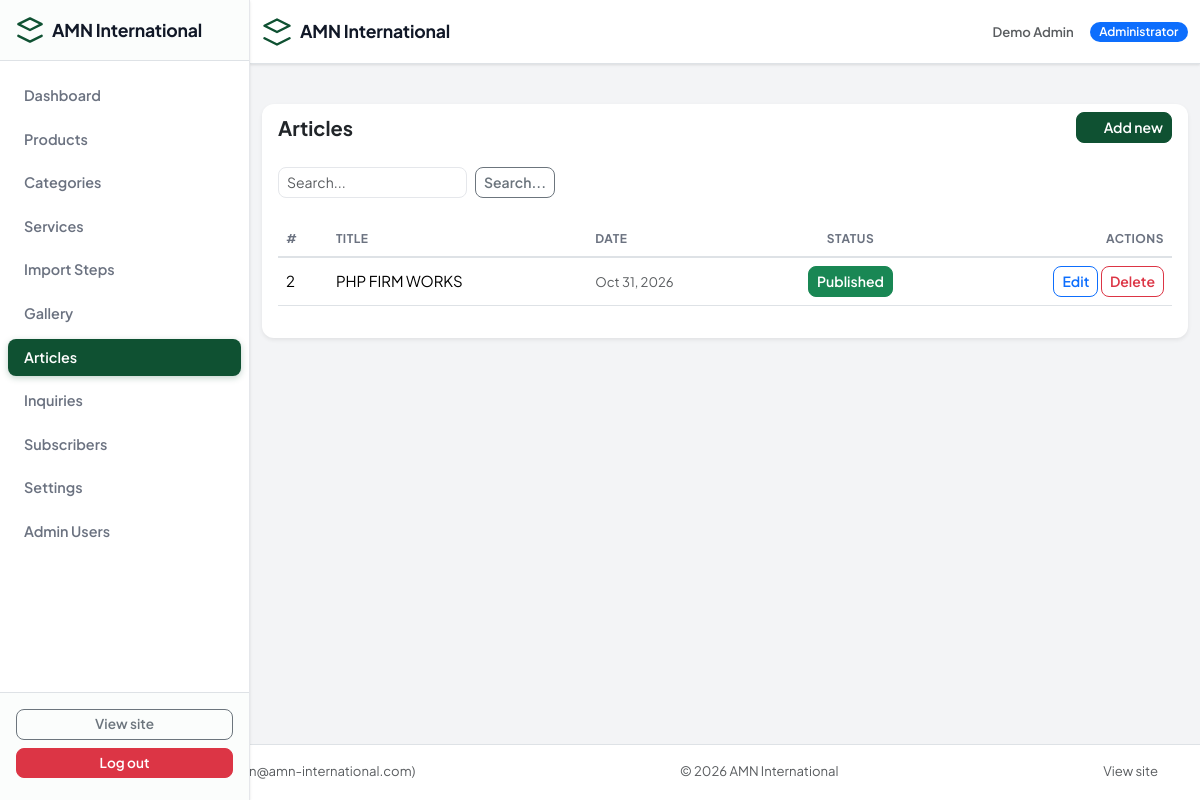
Screenshot of /admin/articles (signed in) with the database file from the repository.
### tables this page shows
CREATE TABLE `users` (
  `id` int(10) UNSIGNED NOT NULL,
  `name` varchar(120) NOT NULL,
  `email` varchar(190) NOT NULL,
  `password` varchar(255) NOT NULL,
  `role` enum('admin','editor') NOT NULL DEFAULT 'admin',
  `is_active` tinyint(1) NOT NULL DEFAULT 1,
  `is_banned` tinyint(1) NOT NULL DEFAULT 0,
  `last_login` datetime DEFAULT NULL,
  `created_at` datetime NOT NULL,
  `updated_at` datetime NOT NULL
);

CREATE TABLE `articles` (
  `id` int(10) UNSIGNED NOT NULL,
  `title` varchar(200) NOT NULL,
  `slug` varchar(200) NOT NULL,
  `excerpt` varchar(500) DEFAULT NULL,
  `body` text DEFAULT NULL,
  `image` varchar(255) DEFAULT NULL,
  `author` varchar(120) DEFAULT NULL,
  `category` varchar(100) DEFAULT NULL,
  `is_published` tinyint(1) NOT NULL DEFAULT 1,
  `published_at` datetime DEFAULT NULL,
  `seo_title` varchar(200) DEFAULT NULL,
  `seo_description` varchar(300) DEFAULT NULL,
  `created_at` datetime NOT NULL,
  `updated_at` datetime NOT NULL
);

### app/Views/admin/articles/index.php (the view, shortened to what the rows shown need)
<div class="card border-0 shadow-sm">
    <div class="card-header d-flex justify-content-between align-items-center bg-transparent border-0">
        <h5 class="fw-bold mb-0"><?= __('admin.articles') ?></h5>
        <a class="btn btn-primary btn-sm" href="<?= e(url('admin/articles/create')) ?>"><?= icon('doc', 16) ?> <?= __('admin.new') ?></a>
    </div>
    <div class="card-body">
        <form class="row g-2 mb-4" method="get" action="<?= e(url('admin/articles')) ?>">
            <div class="col-auto"><input class="form-control form-control-sm" type="search" name="q" placeholder="Search..." value="<?= e($q) ?>"></div>
            <div class="col-auto"><button class="btn btn-sm btn-outline-secondary"><?= __('admin.search') ?></button></div>
        </form>
        <div class="table-responsive">
            <table class="table table-hover align-middle">
                <thead><tr><th>#</th><th><?= __('admin.title') ?></th><th><?= __('admin.date') ?></th><th class="text-center"><?= __('admin.status') ?></th><th class="text-end"><?= __('admin.actions') ?></th></tr></thead>
                <tbody>
                <?php foreach ($result['rows'] as $a): ?>
                    <tr>
                        <td><?= (int)$a['id'] ?></td>
                        <td><?= e($a['title']) ?><div class="small text-muted"><?= e($a['author'] ?? '') ?></div></td>
                        <td class="small text-muted"><?= e(format_date($a['published_at'] ?: $a['created_at'])) ?></td>
                        <td class="text-center">
                            <button class="btn btn-sm btn-<?= $a['is_published'] ? 'success' : 'secondary' ?> toggle-btn" data-url="<?= e(url('admin/articles/' . $a['id'] . '/toggle')) ?>">
                                <?= $a['is_published'] ? __('admin.published') : __('admin.unpublished') ?>
                            </button>
                        </td>
                        <td class="text-end">
                            <a class="btn btn-sm btn-outline-primary" href="<?= e(url('admin/articles/' . $a['id'] . '/edit')) ?>"><?= __('admin.edit') ?></a>
                            <form class="d-inline" action="<?= e(url('admin/articles/' . $a['id'] . '/delete')) ?>" method="post" onsubmit="return confirm('<?= e(__('admin.confirm_delete')) ?>')" style="margin:0">
                                <button class="btn btn-sm btn-outline-danger" type="submit"><?= __('admin.delete') ?></button>
                            </form>
                        </td>
                    </tr>
                <?php endforeach; ?>
                </tbody>
            </table>
        </div>
    </div>
</div>

### app/Core/Router.php (shortened to what the rows shown need)
<?php
class Router
{
    private array $routes = [];
    public function add(string $method, string $pattern, array $handler): void
    {
        $regex = '#^' . preg_replace('#\{([a-zA-Z_]+)\}#', '(?P<$1>[^/]+)', trim($pattern, '/')) . '$#u';
        $this->routes[] = [
            'method'  => strtoupper($method),
            'pattern' => trim($pattern, '/'),
            'regex'   => $regex,
            'handler' => $handler,
        ];
    }
    public function dispatch(string $method, string $path): void
    {
        $path = trim(rawurldecode($path), '/');
        foreach ($this->routes as $route) {
            if (!preg_match($route['regex'], $path, $matches)) {
                continue;
            }
            $params = array_filter($matches, 'is_string', ARRAY_FILTER_USE_KEY);
            [$class, $action] = $route['handler'];
            $controller = new $class();
            $controller->$action(...array_values($params));
            return;
        }
    }
}

### app/Views/layouts/admin.php (shortened to what the rows shown need)
<?php
$user = App\Core\Auth::user();
$navItems = [
    ['label' => __('admin.dashboard'),   'path' => '/admin',                            'icon' => 'grid'],
    ['label' => __('admin.products'),    'path' => '/admin/products',                   'icon' => 'box'],
    ['label' => __('admin.categories'),  'path' => '/admin/categories',                 'icon' => 'tag'],
    ['label' => __('admin.services'),    'path' => '/admin/services',                   'icon' => 'settings'],
    ['label' => __('admin.steps'),       'path' => '/admin/steps',                      'icon' => 'list'],
    ['label' => __('admin.gallery'),     'path' => '/admin/gallery',                    'icon' => 'image'],
    ['label' => __('admin.articles'),    'path' => '/admin/articles',                   'icon' => 'doc'],
    ['label' => __('admin.inquiries'),   'path' => '/admin/inquiries',                  'icon' => 'quote'],
    ['label' => __('admin.subscribers'), 'path' => '/admin/subscribers',                'icon' => 'mail'],
    ['label' => __('admin.settings'),    'path' => '/admin/settings',                   'icon' => 'gear'],
    ['label' => __('admin.users'),       'path' => '/admin/users',                      'icon' => 'headset'],
];
$currentPath = parse_url($_SERVER['REQUEST_URI'] ?? '/', PHP_URL_PATH) ?? '/';
?>
<!DOCTYPE html>
<html lang="en" class="admin-html">
<head>
    <link rel="stylesheet" href="https://cdn.jsdelivr.net/npm/bootstrap@5.3.2/dist/css/bootstrap.min.css">
    <link rel="stylesheet" href="<?= e(asset('css/admin.css')) ?>">
</head>
<body class="d-flex flex-column min-vh-100 admin-body">
<aside class="admin-sidebar" id="adminSidebar">
    <div class="admin-sidebar-brand d-flex align-items-center gap-2 px-3 py-3 border-bottom">
        <svg width="28" height="28" viewBox="0 0 24 24" fill="none" stroke="currentColor" stroke-width="2" stroke-linecap="round" stroke-linejoin="round"><path d="M12 2L2 7l10 5 10-5-10-5z"/><path d="M2 17l10 5 10-5"/></svg>
        <span class="fw-bold d-none d-sm-inline admin-sidebar-brand-text"><?= e(setting('company_name')) ?></span>
    </div>
    <nav class="admin-sidebar-nav flex-grow-1 py-3">
        <ul class="list-unstyled ps-0 mb-0">
            <?php foreach ($navItems as $item): ?>
                <?php
                $isActive = $item['path'] === '/admin'
                    ? ($currentPath === rtrim(BASE_URL, '/') . '/admin' || ($currentPath === rtrim(BASE_URL, '/')))
                    : strpos($currentPath, BASE_URL . rtrim($item['path'], '/')) === 0;
                ?>
                <li class="mb-1">
                    <a class="admin-nav-link d-flex align-items-center gap-2 px-3 py-2 rounded-3 text-decoration-none <?php echo $isActive ? 'active' : '' ?>"
                       href="<?= e(url($item['path'])) ?>"
                       aria-current="<?php echo $isActive ? 'page' : 'false' ?>">
                        <span class="admin-nav-label d-none d-sm-inline"><?= e($item['label']) ?></span>
                    </a>
                </li>
            <?php endforeach; ?>
        </ul>
    </nav>
    <div class="admin-sidebar-footer border-top p-3">
        <a class="btn btn-outline-secondary btn-sm w-100 mb-2" href="<?= e(url('/')) ?>" target="_blank" rel="noopener"><?= __('admin.view_site') ?></a>
        <a class="btn btn-danger btn-sm w-100" href="<?= e(url('admin/logout')) ?>" onclick="return confirm('<?= e(__('admin.confirm_delete')) ?>')"><?= __('admin.logout') ?></a>
    </div>
</aside>
<header class="admin-header border-bottom">
    <div class="container d-flex align-items-center justify-content-between py-2">
        <a class="navbar-brand d-none d-sm-flex align-items-center gap-2 text-decoration-none" href="<?= e(url('admin')) ?>">
            <svg width="30" height="30" viewBox="0 0 24 24" fill="none" stroke="currentColor" stroke-width="2" stroke-linecap="round" stroke-linejoin="round"><path d="M12 2L2 7l10 5 10-5-10-5z"/><path d="M2 17l10 5 10-5"/></svg>
            <span class="fw-bold admin-sidebar-brand-text"><?= e(setting('company_name')) ?></span>
        </a>
        <div class="d-flex align-items-center gap-3">
            <span class="d-none d-sm-inline text-muted small admin-header-user"><?= e($user['name'] ?? '') ?></span>
            <span class="badge bg-primary text-white d-none d-sm-inline admin-header-role"><?= __('admin.role_admin') ?></span>
        </div>
    </div>
</header>
<main class="admin-main flex-grow-1">
    <div class="container mt-4 flex-grow-1">
        <?= $content ?? '' ?>
    </div>
</main>
<footer class="mt-auto py-3 border-top admin-footer">
    <div class="container text-muted small d-flex flex-column flex-sm-row align-items-center justify-content-between gap-2">
        <span><?= __('admin.role_admin') ?>: <?= e($user['name'] ?? '') ?> (<?= e($user['email'] ?? '') ?>)</span>
        <span>&copy; <?= date('Y') ?> <?= e(setting('company_name')) ?></span>
        <a class="text-decoration-none text-muted" href="<?= e(url('/')) ?>"><?= __('admin.view_site') ?></a>
    </div>
</footer>
</body>
</html>

### rows the page displays
users: name "Demo Admin", email "admin@amn-international.com"
articles: id "2", title "PHP FIRM WORKS", published_at "Oct 31, 2026"

### other values shown
$item['label'] "Dashboard"
$item['label'] "Products"
$item['label'] "Categories"
$item['label'] "Services"
$item['label'] "Import Steps"
$item['label'] "Gallery"
$item['label'] "Articles"
$item['label'] "Inquiries"
$item['label'] "Subscribers"
$item['label'] "Settings"
$item['label'] "Admin Users"
